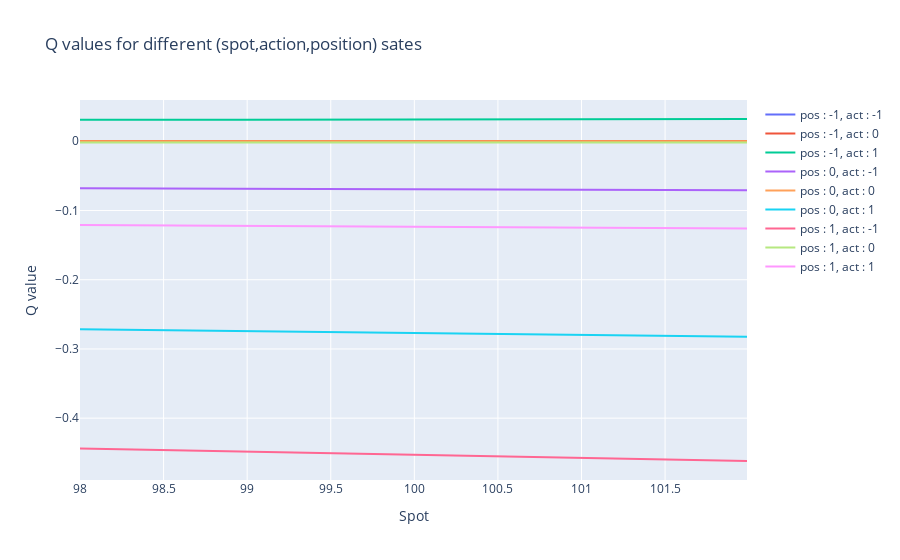

Write notebook code for a chart like this one.
### Markdown cell above
Visualize Q

### Code cell
qanalysis = qp.QAnalyzer(test,final_qvf)
qanalysis.plot_snapshot()

### Figure 1 — Plotly figure (JSON) as saved in the notebook; plotly's stock layout.template omitted (floating-point values rounded to 4 significant figures; data arrays with more than 128 entries replaced by an {"elided": "..."} marker saying what was removed)
{"data": [{"mode": "lines", "name": "pos : -1, act : -1", "type": "scatter", "x": {"elided": "400 float values"}, "y": {"elided": "400 float values"}}, {"mode": "lines", "name": "pos : -1, act : 0", "type": "scatter", "x": {"elided": "400 float values"}, "y": {"elided": "400 float values"}}, {"mode": "lines", "name": "pos : -1, act : 1", "type": "scatter", "x": {"elided": "400 float values"}, "y": {"elided": "400 float values"}}, {"mode": "lines", "name": "pos : 0, act : -1", "type": "scatter", "x": {"elided": "400 float values"}, "y": {"elided": "400 float values"}}, {"mode": "lines", "name": "pos : 0, act : 0", "type": "scatter", "x": {"elided": "400 float values"}, "y": {"elided": "400 float values"}}, {"mode": "lines", "name": "pos : 0, act : 1", "type": "scatter", "x": {"elided": "400 float values"}, "y": {"elided": "400 float values"}}, {"mode": "lines", "name": "pos : 1, act : -1", "type": "scatter", "x": {"elided": "400 float values"}, "y": {"elided": "400 float values"}}, {"mode": "lines", "name": "pos : 1, act : 0", "type": "scatter", "x": {"elided": "400 float values"}, "y": {"elided": "400 float values"}}, {"mode": "lines", "name": "pos : 1, act : 1", "type": "scatter", "x": {"elided": "400 float values"}, "y": {"elided": "400 float values"}}], "layout": {"title": {"text": "Q values for different (spot,action,position) sates"}, "xaxis": {"title": {"text": "Spot"}}, "yaxis": {"title": {"text": "Q value"}}}}
